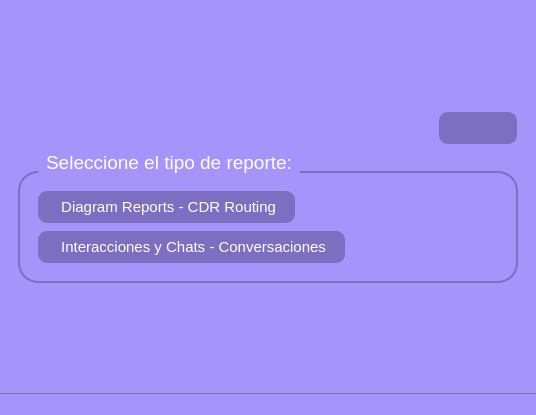
<?xml version="1.0" encoding="UTF-8"?>
<ui version="4.0">
 <class>MainWindow</class>
 <widget class="QMainWindow" name="MainWindow">
  <property name="geometry">
   <rect>
    <x>0</x>
    <y>0</y>
    <width>536</width>
    <height>415</height>
   </rect>
  </property>
  <property name="windowTitle">
   <string>EasyRepSift</string>
  </property>
  <property name="windowIcon">
   <iconset resource="../resources_mainwindow.qrc">
    <normaloff>:/icons/resources/app_logo.png</normaloff>:/icons/resources/app_logo.png</iconset>
  </property>
  <property name="styleSheet">
   <string notr="true">/* Main window background */
QMainWindow, QWidget {
    background-color: #a595fa;
}

/* GroupBox: slightly darker, rounded corners, SEGOE UI, 14pt, white text */
QGroupBox {

    border: 2px solid #7c6fc2;
    border-radius: 20px; /* More rounded */
    margin-top: 20px;    /* More space for the title */
    padding: 8px; /* Extra top padding for title */
    font-family: 'Segoe UI', Segoe, Arial, sans-serif;
    font-size: 14pt;
    color: #fff;
}

/* GroupBox title: white, bold, with background and padding */
QGroupBox::title {
    subcontrol-origin: margin;
    subcontrol-position: top left;
    left: 20px;
    padding: 0 5px 0 5px;
    color: #fff;
    font-weight: bold;
    font-family: 'Segoe UI', Segoe, Arial, sans-serif;
    font-size: 14pt;
    border-radius: 10px;
}

/* Frames: transparent to let main bg show through */
QFrame {
    background: transparent;
    border: none;
}

/* Buttons: only for button1_routing and button2_conversations, white text */
QPushButton#button1_routing, QPushButton#button2_conversations {
    font-family: 'Segoe UI', Segoe, Arial, sans-serif;
    font-size: 14pt;
    color: #fff;
    background-color: #7c6fc2;
    border-radius: 10px;
    padding: 8px 16px;

    border: 2px solid transparent;
    transition: border 0.2s, box-shadow 0.2s;
}
QPushButton#button1_routing:hover, QPushButton#button2_conversations:hover {
    background-color: #9587e3;
    border: 2px solid #7c6fc2;
    box-shadow: 0 0 0 2px #fff;
}
QPushButton#button1_routing:pressed, QPushButton#button2_conversations:pressed {
    background-color: #6a5fb2;
}

/* Other buttons: subtle style, rounded, white text */
QPushButton {
    background-color: #7c6fc2;
    color: #fff;
    border-radius: 10px;
    padding: 6px 18px;
    font-size: 15px;

    border: 2px solid transparent;
    transition: border 0.2s, box-shadow 0.2s;
}
QPushButton:hover {
    background-color: #9587e3;
    border: 2px solid #fff;
    box-shadow: 0 0 0 2px #fff;
}
QPushButton:pressed {
    background-color: #6a5fb2;
}

/* Labels: white text for headers/footers */
QLabel#logo_header, QLabel#logo_footer {
    color: #fff;
    font-size: 18px;
    font-weight: bold;
}

/* Status bar: match main color, white text */
QStatusBar {
    background: #a595fa;
    color: #fff;
    border-top: 1px solid #7c6fc2;
}</string>
  </property>
  <widget class="QWidget" name="centralwidget">
   <layout class="QVBoxLayout" name="verticalLayout">
    <item>
     <widget class="QFrame" name="frame">
      <property name="maximumSize">
       <size>
        <width>16777215</width>
        <height>100</height>
       </size>
      </property>
      <property name="frameShape">
       <enum>QFrame::Shape::StyledPanel</enum>
      </property>
      <property name="frameShadow">
       <enum>QFrame::Shadow::Raised</enum>
      </property>
      <layout class="QVBoxLayout" name="verticalLayout_4">
       <item>
        <widget class="QLabel" name="label">
         <property name="text">
          <string/>
         </property>
         <property name="pixmap">
          <pixmap resource="../resources_mainwindow.qrc">:/logos/resources/header_logo.png</pixmap>
         </property>
         <property name="alignment">
          <set>Qt::AlignmentFlag::AlignCenter</set>
         </property>
        </widget>
       </item>
      </layout>
     </widget>
    </item>
    <item>
     <widget class="QFrame" name="frame_2">
      <property name="frameShape">
       <enum>QFrame::Shape::StyledPanel</enum>
      </property>
      <property name="frameShadow">
       <enum>QFrame::Shadow::Raised</enum>
      </property>
      <layout class="QVBoxLayout" name="verticalLayout_2">
       <item alignment="Qt::AlignmentFlag::AlignRight">
        <widget class="QPushButton" name="pushButton">
         <property name="text">
          <string/>
         </property>
         <property name="icon">
          <iconset resource="../resources_mainwindow.qrc">
           <normaloff>:/icons/resources/exit.png</normaloff>:/icons/resources/exit.png</iconset>
         </property>
        </widget>
       </item>
       <item alignment="Qt::AlignmentFlag::AlignTop">
        <widget class="QGroupBox" name="groupBox">
         <property name="title">
          <string>Seleccione el tipo de reporte:</string>
         </property>
         <layout class="QVBoxLayout" name="verticalLayout_5">
          <item alignment="Qt::AlignmentFlag::AlignLeft|Qt::AlignmentFlag::AlignTop">
           <widget class="QPushButton" name="pushButton_2">
            <property name="statusTip">
             <string>Seleccione el archivo que empiece por &quot;HistVR&quot;</string>
            </property>
            <property name="layoutDirection">
             <enum>Qt::LayoutDirection::LeftToRight</enum>
            </property>
            <property name="text">
             <string> Diagram Reports - CDR Routing</string>
            </property>
            <property name="icon">
             <iconset resource="../resources_mainwindow.qrc">
              <normaloff>:/icons/resources/folder_open.png</normaloff>:/icons/resources/folder_open.png</iconset>
            </property>
           </widget>
          </item>
          <item alignment="Qt::AlignmentFlag::AlignLeft|Qt::AlignmentFlag::AlignTop">
           <widget class="QPushButton" name="pushButton_3">
            <property name="statusTip">
             <string>Seleccione el archivo que empiece por &quot;HistChat&quot;</string>
            </property>
            <property name="text">
             <string> Interacciones y Chats - Conversaciones</string>
            </property>
            <property name="icon">
             <iconset resource="../resources_mainwindow.qrc">
              <normaloff>:/icons/resources/folder_open.png</normaloff>:/icons/resources/folder_open.png</iconset>
            </property>
           </widget>
          </item>
         </layout>
        </widget>
       </item>
      </layout>
     </widget>
    </item>
    <item>
     <widget class="QFrame" name="frame_3">
      <property name="maximumSize">
       <size>
        <width>16777215</width>
        <height>100</height>
       </size>
      </property>
      <property name="frameShape">
       <enum>QFrame::Shape::StyledPanel</enum>
      </property>
      <property name="frameShadow">
       <enum>QFrame::Shadow::Raised</enum>
      </property>
      <layout class="QVBoxLayout" name="verticalLayout_3">
       <item alignment="Qt::AlignmentFlag::AlignBottom">
        <widget class="QLabel" name="label_2">
         <property name="text">
          <string/>
         </property>
         <property name="pixmap">
          <pixmap resource="../resources_mainwindow.qrc">:/logos/resources/footer_logo.png</pixmap>
         </property>
         <property name="alignment">
          <set>Qt::AlignmentFlag::AlignCenter</set>
         </property>
        </widget>
       </item>
      </layout>
     </widget>
    </item>
   </layout>
  </widget>
  <widget class="QStatusBar" name="statusbar"/>
 </widget>
 <resources>
  <include location="../resources_mainwindow.qrc"/>
 </resources>
 <connections/>
</ui>
